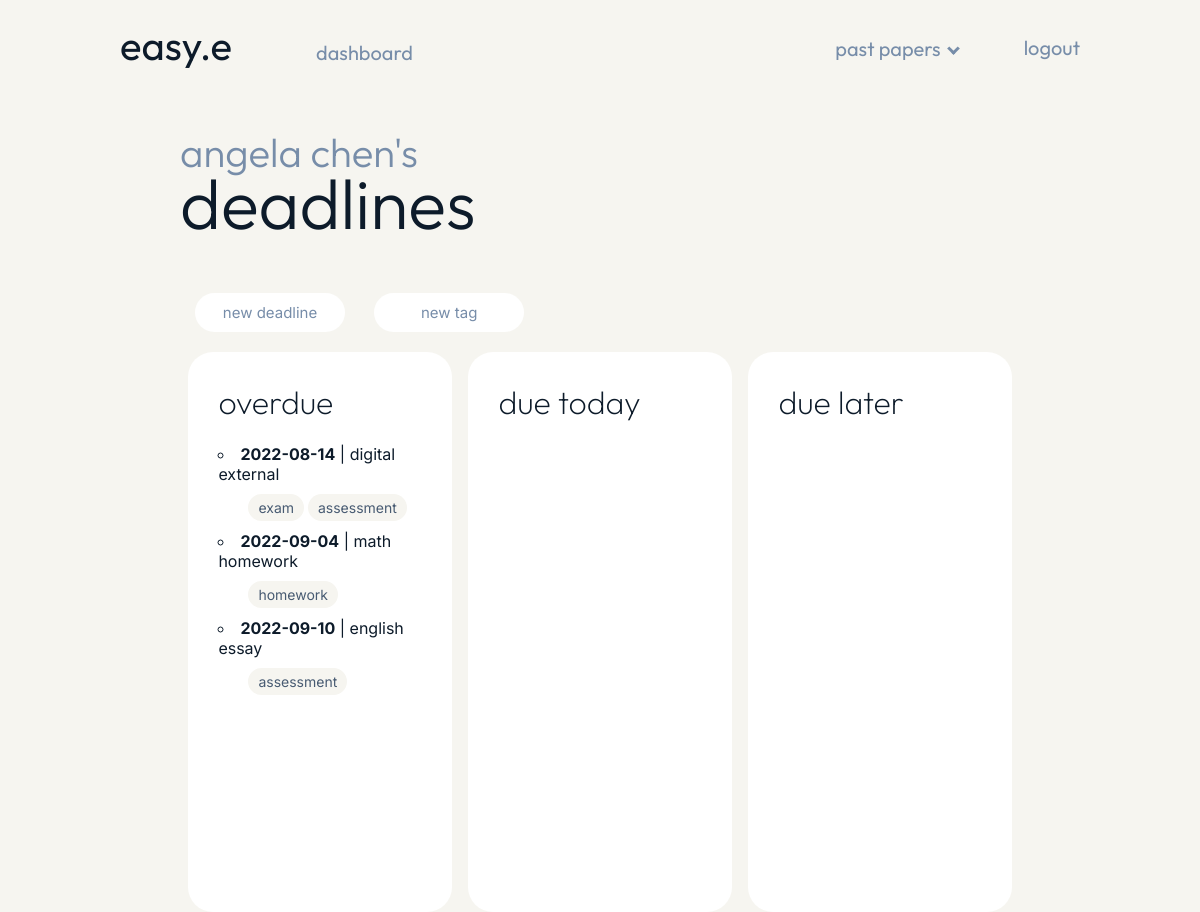
/deadlines (signed in), run on an earlier commit of the app's database.
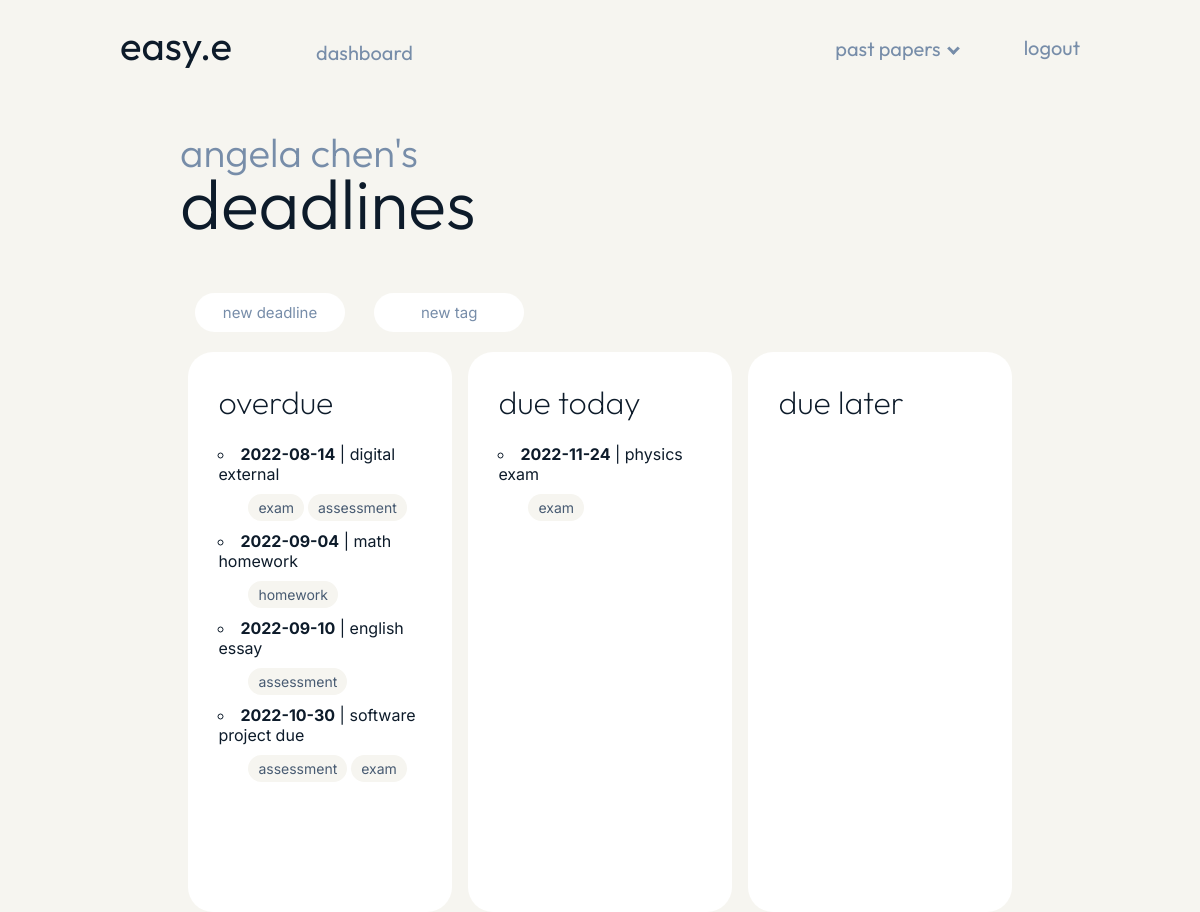
And on a later commit of the database.
### models.py (models this page shows, shortened)
class User(UserMixin, db.Model):
    __tablename__ = "user_login"
    id = db.Column(db.Integer, primary_key=True)
    name = db.Column(db.Text())
    user_name = db.Column(db.String(15), unique=True)
    user_email = db.Column(db.String(50), unique=True)
    user_password = db.Column(db.String(80))
    todo = db.relationship("Todo", backref="todo")

class Deadline(db.Model):
    __tablename__ = "deadline"
    id = db.Column(db.Integer, primary_key=True)
    user = db.Column(db.Integer, db.ForeignKey("user_login.id"))
    date = db.Column(db.Date)
    name = db.Column(db.String())
    tags = db.relationship("Tag", secondary=DeadlineTag, back_populates="deadlines")

class Tag(db.Model):
    __tablename__ = "tag"
    id = db.Column(db.Integer, primary_key=True)
    user = db.Column(db.Integer, db.ForeignKey("user_login.id"))
    name = db.Column(db.String())
    deadlines = db.relationship(
        "Deadline", secondary=DeadlineTag, back_populates="tags"
    )

### main.py (the view)
@app.route("/deadlines")
@login_required
def deadlines():
    overdue_items = (  # Filters deadlines that are overdue.
        db.session.query(models.Deadline)
        .filter(models.Deadline.date < date.today()).filter_by(user=current_user.id)
        .all()
    )
    today_items = (  # Filters deadlines due today.
        db.session.query(models.Deadline)
        .filter(models.Deadline.date == date.today()).filter_by(user=current_user.id)
        .all()
    )
    later_items = (  # Filters deadlines due in the future.
        db.session.query(models.Deadline)
        .filter(models.Deadline.date > date.today()).filter_by(user=current_user.id)
        .all()
    )
    return render_template(
        "deadlines.html",
        name=current_user.name,
        overdue_items=overdue_items,
        today_items=today_items,
        later_items=later_items,
    )

### main.py (called while the page is built)
@login_manager.user_loader
def load_user(user_id):
    return models.User.query.get(int(user_id))

### templates/deadlines.html (shortened to what this page needs)
{% extends "layout_user.html" %}
{% block content %}
<div class="page">
    <div class="deadlines_header">
        <h1 class="welcome">{{ name }}'s</h1>
        <h1 class="welcome_name">deadlines</h1>
        <span>
            <a class="new_deadline_button" href="{{url_for('page_unavailable')}}"><button>new deadline</button></a>
            <a class="new_deadline_button" href="{{url_for('page_unavailable')}}"><button>new tag</button></a>
        </span>
    </div>
    <div class="deadlines_container">
        <div class="deadlines_sections">
            <h1 class="dashboard_subheadings">overdue</h1>
            {% for item in overdue_items %}
            <div class="deadline_div">
                <li><span>{{ item.date }}</span> | {{ item.name }} </li>
                <div class="deadline_tags">
                    {% for tag in item.tags %}
                    <li>{{ tag.name }}</li>
                    {% endfor %}
                </div>
            </div>
            {% endfor %}
        </div>
        <br>
        <div class="deadlines_sections">
            <h1 class="dashboard_subheadings">due today</h1>
            {% for item in today_items %}
            <div class="deadline_div">
                <li><span>{{ item.date }}</span> | {{ item.name }}</li>
                <div class="deadline_tags">
                    {% for tag in item.tags %}
                    <li>{{ tag.name }}</li>
                    {% endfor %}
                </div>
            </div>
            {% endfor%}
        </div>
        <br>
        <div class="deadlines_sections">
            <h1 class="dashboard_subheadings">due later</h1>
        </div>
    </div>
</div>
{% endblock %}

### templates/layout_user.html (shortened to what this page needs)
<head>
    <link rel="stylesheet" href="/static/styles.css">
</head>
<nav class="navbar">
    <a id="home_button">easy.e</a>
    <a class="dashboard_button" href="{{url_for('dashboard')}}">dashboard</a>
    <a class="nav_button" href="{{url_for('logout')}}">logout</a>
    <div id="paper_dropdown">
        <button class="dropdown_button">past papers<i class="arrow down"></i></button>
    </div>
</nav>
<body>
    {% block content %}{% endblock %}
</body>

### static/styles.css (style rules this page uses)
body { background-color: #f6f5f0; margin: 0; padding: 0; }
.navbar { font-family: 'Outfit', sans-serif; font-size: 20px; color: #778da9; width: 80%; margin: auto; padding-top: 20px; text-decoration: none; }
#home_button { margin-right: 150px; font-size: 2em; color: #0d1b2a; text-decoration: none; user-select: none; font-family: 'Outfit', sans-serif; }
.nav_button { margin-left: 50px; margin-top: 15px; color: #778da9; float: right; text-decoration: none; }
.dashboard_button { text-decoration: none; margin-left: -70px; color: #778da9; }
#paper_dropdown { position: relative; float: right; }
.dropdown_button { font-family: 'Outfit', sans-serif; background-color: #f6f5f0; color: #778da9; padding: 16px; font-size: 20px; border: none; cursor: pointer; }
.arrow { border: solid #778da9; border-width: 0 3px 3px 0; display: inline-block; padding: 3px; }
.down { transform: rotate(45deg); margin-left: 8px; margin-bottom: 3px; }
.page { width: 70%; margin: auto; }
.welcome { font-weight: 300; color: #778da9; user-select: none; }
.welcome_name { font-weight: 300; font-size: 70px; padding-top: 0; margin-top: -45px; color: #0d1b2a; user-select: none; word-wrap: break-word; }
.dashboard_subheadings { font-family: 'Outfit', sans-serif; font-weight: 200; margin-top: 0; color: #0d1b2a; position: sticky; width: fit-content; display: inline-block; }
::placeholder { color: #778da9; font-weight: normal; }
.deadlines_header { font-family: 'Outfit', sans-serif; padding-top: 30px; font-size: 20px; width: 100%; margin-bottom: 0; }
.new_deadline_button button { color: #778da9; border-radius: 20px; padding: 10px; border: none; background-color: white; font-family: 'Inter', sans-serif; margin-left: 15px; transition-duration: 0.2s; cursor: pointer; font-size: 15px; margin-right: 10px; margin-bottom: 20px; width: 150px; }
.deadlines_container { display: inline-flex; width: 100%; }
.deadlines_sections { width: 80%; background-color: white; height: 500px; border-radius: 25px; margin-right: 1%; margin-left: 1%; padding: 30px; }
.deadline_div { font-family: 'Inter', sans-serif; list-style: circle; color: #0d1b2a; }
.deadline_div span { color: #0d1b2a; font-weight: bold; }
.deadline_tags { list-style: none; font-size: 14px; margin-left: 30px; color: #485b72; cursor: default; margin-top: 10px; margin-bottom: 10px; }
.deadline_tags li { display: inline-block; border-radius: 20px; padding: 5px; padding-left: 10px; padding-right: 10px; background-color: #f6f5f0; }

What changed in the data, as far as the page shows it:
added Deadline: date "2022-10-30", name "software project due", Tag (name "assessment"), Tag (name "exam"), shown under "overdue"
added Deadline: date "2022-11-24", name "physics exam", Tag (name "exam"), shown under "due today"
